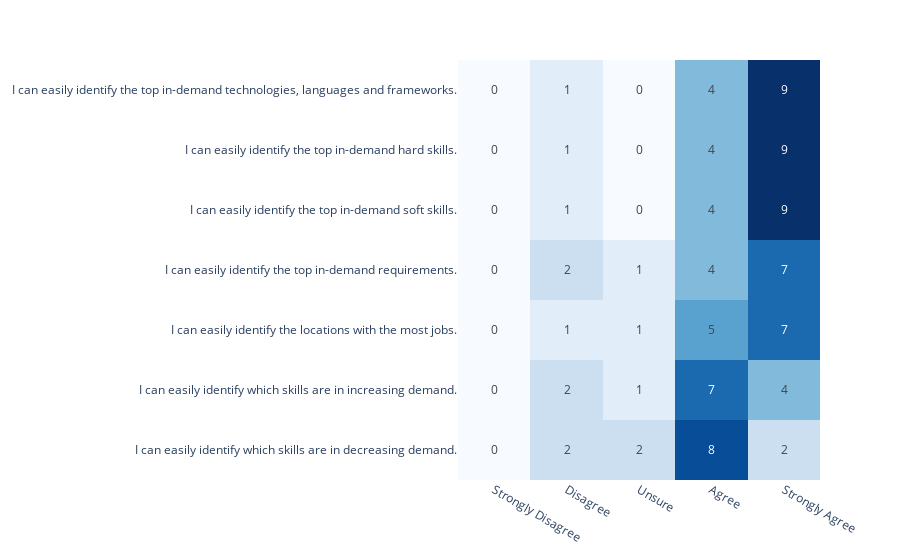

This figure's notebook cell:
### Code cell
fig = px.imshow(identify_table, color_continuous_scale='blues', text_auto=True, aspect='auto')
fig.update_layout(coloraxis_showscale=False)

### Figure 1 — Plotly figure (JSON) as saved in the notebook; plotly's stock layout.template omitted (floating-point values rounded to 4 significant figures)
{"data": [{"coloraxis": "coloraxis", "hovertemplate": "x: %{x}<br>y: %{y}<br>color: %{z}<extra></extra>", "name": "0", "texttemplate": "%{z}", "type": "heatmap", "x": ["Strongly Disagree", "Disagree", "Unsure", "Agree", "Strongly Agree"], "xaxis": "x", "y": ["I can easily identify the top in-demand technologies, languages and frameworks.", "I can easily identify the top in-demand hard skills.", "I can easily identify the top in-demand soft skills.", "I can easily identify the top in-demand requirements.", "I can easily identify the locations with the most jobs.", "I can easily identify which skills are in increasing demand.", "I can easily identify which skills are in decreasing demand."], "yaxis": "y", "z": [[0, 1, 0, 4, 9], [0, 1, 0, 4, 9], [0, 1, 0, 4, 9], [0, 2, 1, 4, 7], [0, 1, 1, 5, 7], [0, 2, 1, 7, 4], [0, 2, 2, 8, 2]]}], "layout": {"coloraxis": {"colorscale": [[0, "rgb(247,251,255)"], [0.125, "rgb(222,235,247)"], [0.25, "rgb(198,219,239)"], [0.375, "rgb(158,202,225)"], [0.5, "rgb(107,174,214)"], [0.625, "rgb(66,146,198)"], [0.75, "rgb(33,113,181)"], [0.875, "rgb(8,81,156)"], [1, "rgb(8,48,107)"]], "showscale": false}, "margin": {"t": 60}, "xaxis": {"anchor": "y", "domain": [0, 1]}, "yaxis": {"anchor": "x", "autorange": "reversed", "domain": [0, 1]}}}
